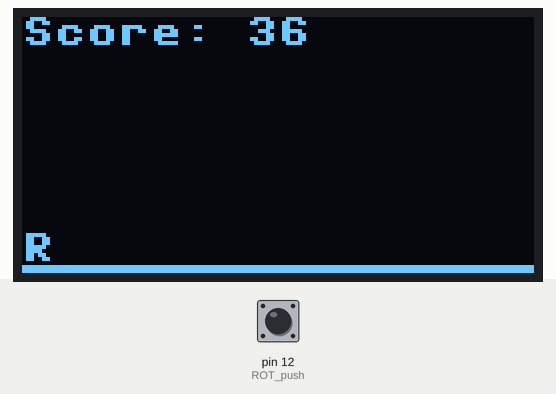
This program was run on a simulated MicroPython board. Parts: 128×64 one-colour display. Inputs (shaded band) come from the test bench; at power-on: pin 12 (ROT_push) HIGH. Random numbers come from a fixed seed; what the program prints to the serial console is not drawn. At 4.3 s the program stops and its outputs stay as they are.

Above: at 1.2 s.
1.3 s: pin 12 (ROT_push) pulled LOW for 3.2 s
At 2.19 s:
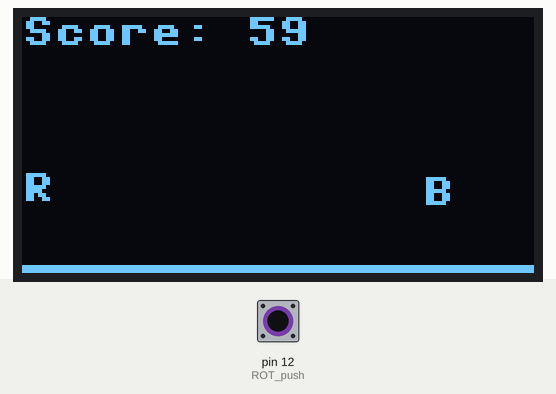
At 5.0 s:
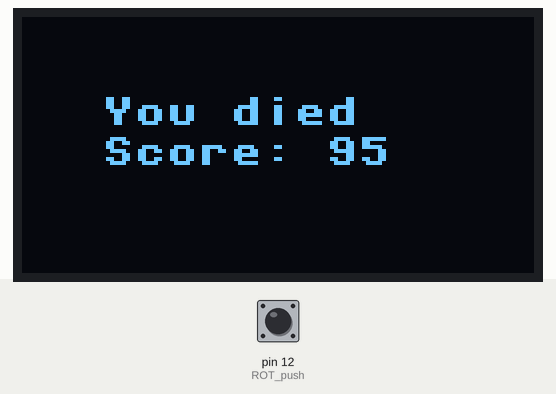
Timing chart, 0 to 5.8 s (numbered marks = the images above; inputs shaded):
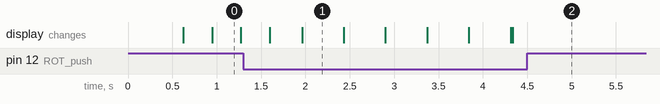

The program:

dino_game.py
```python
import time
import random
from machine import Pin, I2C  # type: ignore
from ssd1306 import SSD1306_I2C  # type: ignore

i2c = I2C(1, scl=Pin(15), sda=Pin(14), freq=400000)
oled_width = 128
oled_height = 64
oled = SSD1306_I2C(oled_width, oled_height, i2c)

SW0 = Pin(9, Pin.IN, Pin.PULL_UP)
SW1 = Pin(8, Pin.IN, Pin.PULL_UP)
SW2 = Pin(7, Pin.IN, Pin.PULL_UP)

ROTA = Pin(10, Pin.IN, Pin.PULL_UP)
ROTB = Pin(11, Pin.IN, Pin.PULL_UP)
ROT_push = Pin(12, Pin.IN, Pin.PULL_UP)

floor = "__________________"
dino = "R"
enemy_air = "B"
enemy_ground = "K"

dino_pos = [0, 54]
dino_death = [0]

enemy_list = []

air_time = 6
in_air = False

enemy_interval = 50

score = 0

def enemy_movement():
    for enemy in enemy_list:
        enemy['x'] -= 1
        collision()
        if enemy['x'] < 0:
            enemy_list.remove(enemy)
        else:
            oled.text(enemy["enemy"], enemy['x'], enemy['y'])

def jump_up(in_air):
    in_air = True
    for i in range(0, 6):
        oled.fill(0)
        oled.text(floor, 0, 56)
        oled.text(dino, dino_pos[0], dino_pos[1] - i)
        dino_pos[1] -= i
        enemy_movement()
        oled.show()
    return in_air

def jump_down():
    for i in range(0, 6):
        oled.fill(0)
        oled.text(floor, 0, 56)
        oled.text(dino, dino_pos[0], dino_pos[1] + i)
        dino_pos[1] += i
        enemy_movement()
        oled.show()

def collision():
    for enemy in enemy_list:
        enemy_hitbox_x = range(enemy['x'] - 4, enemy['x'] + 4)
        enemy_hitbox_y = range(enemy['y'] - 6, enemy['y'] + 6)
        if dino_pos[0] in enemy_hitbox_x and dino_pos[1] in enemy_hitbox_y:
            print("You died")
            dino_death[0] = 1
            break

while True:
    oled.text("Score: " + str(score), 0, 0)
    if in_air:
        air_time -= 1
    if in_air == False and ROT_push.value() == 0:
        in_air = jump_up(in_air)

    if air_time <= 0:
        air_time = 6
        in_air = False
        jump_down()

    if enemy_interval == 0:
        enemy_interval = random.randint(25, 75)
        if random.randint(0, 1) == 0:
            enemy_list.append({"enemy": enemy_air, "x": 128, "y": 40})
        else:
            enemy_list.append({"enemy": enemy_ground, "x": 128, "y": 54})

    oled.fill(0)

    for i in enemy_list:
        pass

    enemy_movement()

    if dino_death[0] == 1:
        break

    oled.text(dino, dino_pos[0], dino_pos[1])
    oled.text(floor, 0, 56)
    oled.text("Score: " + str(score), 0, 0)
    oled.show()

    enemy_interval -= 1
    score += 1


oled.fill(0)
oled.text("You died", 20, 20)
oled.text("Score: " + str(score), 20, 30)
oled.show()
```

Measured:
- what the display in image 1 shows lasts 0.4 s, from 2.0 s to 2.4 s
